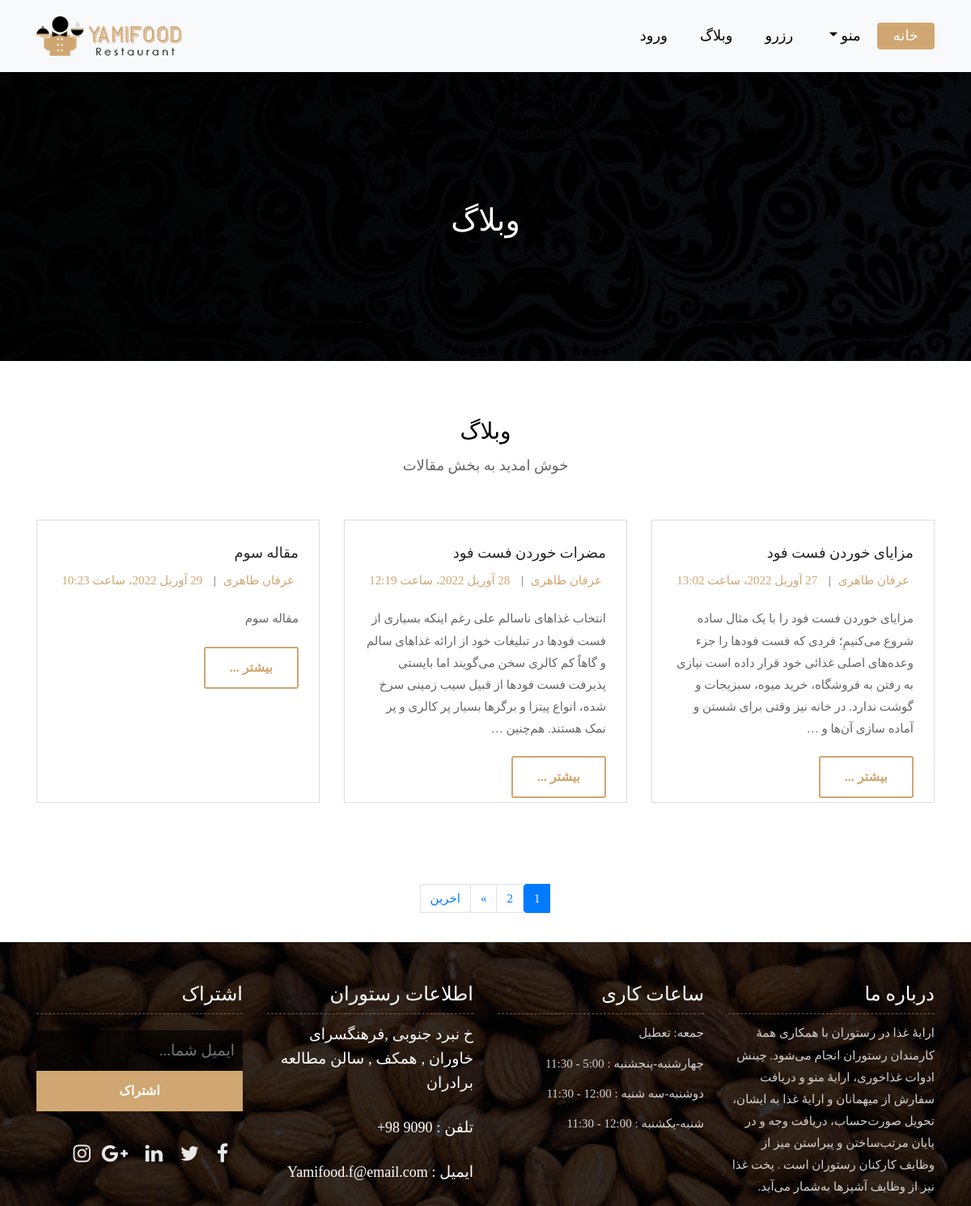
Screenshot of /blog/ with the database file from the repository.
### blog/models.py (models this page shows, shortened)
class Article(models.Model):
    title = models.CharField(max_length=200 , verbose_name='عنوان مقاله')
    slug = models.SlugField(verbose_name='ادرس مقاله' ,null=True)
    descirption = models.CharField(max_length=200 , verbose_name='توضیحات')
    content = models.TextField(verbose_name='متن')
    author = models.ForeignKey(User ,verbose_name='نویسنده', on_delete=models.CASCADE,null=True)
    image = models.ImageField(upload_to="blog/", verbose_name='عکس')
    created = models.DateTimeField(default=timezone.now, verbose_name='تاریخ ساخت')
    comments = GenericRelation(Comment)
    class Meta:
        verbose_name = 'مقاله'
        verbose_name_plural = 'مقالات'

### blog/views.py (the view)
# urls.py: path('',Home ,name='home'),
def Home(request):
    articles = Article.objects.all()
    paginator = Paginator(articles,3)
    page_number = request.GET.get('page')
    article_list = paginator.get_page(page_number)
    context = {
        "articles":article_list,
    }
    return render(request,'blog/home.html',context )

### myfoods/templatetags/base_tags.py (called while the page is built)
@register.inclusion_tag("myrest/partials/category_navbar.html")
def category_navbar():
    return {
        'Categories' : Category.objects.all()
    }

### templates/blog/home.html (shortened to what this page needs)
{% extends 'myrest/base.html' %}
{% load static %}
{% block content %}
<body>
	<div class="all-page-title page-breadcrumb">
		<div class="container text-center">
			<div class="row">
				<div class="col-lg-12">
					<h1>وبلاگ</h1>
				</div>
			</div>
		</div>
	</div>
	<div class="blog-box">
		<div class="container">
			<div class="row">
				<div class="col-lg-12">
					<div class="heading-title text-center">
						<h2>وبلاگ</h2>
						<p>خوش امدید به بخش مقالات</p>
					</div>
				</div>
			</div>
			<div class="row">
					{% for article in articles %}
                    <div class="col-lg-4 col-md-6 col-12">
                        <div class="blog-box-inner">
                            <div class="blog-img-box">
                            </div>
                            <div class="blog-detail">
                                <h4>{{article.title}}</h4>
                                <ul>
                                    <li><span>{{article.author.get_full_name}}</span></li>
                                    <li>|</li>
                                    <li><span>{{article.created}}</span></li>
                                </ul>
                                <p>{{article.description}}</p>
                                <p>{{article.content|truncatewords:46}}</p>
                                <a class="btn btn-lg btn-circle btn-outline-new-white" href="{% url 'blog:detail' article.slug %}">بیشتر ...</a>
                            </div>
                        </div>
                    </div>
					{% endfor %}
            </div>
		</div>
	</div>
	{% if articles.has_other_pages %}
	<div class="container mb-2">
    	<div class="row">
    		<div class="col d-flex justify-content-center">
				<nav aria-label="Page navigation example">
					<ul class="pagination">
					{% for page in articles.paginator.page_range %}
						{% if articles.number == page %}
						<li class="page-item active"><a class="page-link" href="?page={{page}}">{{page}}</a></li>
						{% else %}
						<li class="page-item"><a class="page-link" href="?page={{page}}">{{page}}</a></li>
						{% endif %}
					{% endfor %}
					  {% if articles.has_next %}
					  <li class="page-item">
						  <a class="page-link" href="?page={{articles.next_page_number}}" aria-label="Next">
							  <span aria-hidden="true">&raquo;</span>
							</a>
						</li>
						<li class="page-item"><a class="page-link" href="?page={{articles.paginator.num_pages}}">اخرین</a></li>
						{% endif %}
					</ul>
				  </nav>
			</div>
		</div>
	</div>
	{% endif %}
    <br>
</body>
</html>
{% endblock %}

### templates/myrest/base.html (shortened to what this page needs)
{% load static %}
<!DOCTYPE html>
<html lang="en">
<head>
    <link rel="stylesheet" href="{% static 'myrest/css/bootstrap.min.css' %}">
    <link rel="stylesheet" href="{% static 'myrest/css/style.css' %}">
    <link rel="stylesheet" href="{% static 'myrest/css/responsive.css' %}">
    <link rel="stylesheet" href="{% static 'myrest/css/custom.css' %}">
    <link rel="stylesheet" href="{% static 'myrest/css/rtl.css' %}">
</head>
{% include 'myrest/partials/header.html' %}
{% block content %}
{% endblock %}
{% include 'myrest/partials/footer.html' %}
</body>
</html>

### templates/myrest/partials/header.html (shortened to what this page needs)
{% load static %}
{% load base_tags %}
	<header class="top-navbar text-align-right myfont">
		<nav class="navbar navbar-expand-lg navbar-light bg-light">
			<div class="container">
				{% category_navbar %}
				<a class="navbar-brand" href="{% url 'foods:home' %}">
					<img class="logo" src="{% static 'myrest/images/logo.png' %}" alt="" />
				</a>
			</div>
		</nav>
	</header>

### templates/myrest/partials/category_navbar.html (shortened to what this page needs)
<div class="collapse navbar-collapse" id="navbars-rs-food">
    <ul class="navbar-nav ml-auto">
        <li class="nav-item active"><a class="nav-link" href="{% url 'foods:home' %}">خانه</a></li>
        <li class="nav-item dropdown">
            <a class="nav-link dropdown-toggle" href="#" id="dropdown-a" data-toggle="dropdown">منو </a>
        </li>
        <li class="nav-item"><a class="nav-link" href="{% url 'reserve:home' %}">رزرو</a></li>
        <li class="nav-item"><a class="nav-link" href="{% url 'blog:home' %}">وبلاگ</a></li>
        <li class="nav-item "><a class="nav-link" href="{% url 'account:login' %}">ورود</a></li>
    </ul>
</div>

### templates/myrest/partials/footer.html (shortened to what this page needs)
<footer class="footer-area bg-f myfont">
    <div class="container">
        <div class="row">
            <div class="col-lg-3 col-md-6">
                <h3>درباره ما</h3>
                <p>ارایهٔ غذا در رستوران با همکاری همهٔ کارمندان رستوران انجام می‌شود. چینش ادوات غذاخوری، ارایهٔ منو و دریافت سفارش از میهمانان و ارایهٔ غذا به ایشان، تحویل صورت‌حساب، دریافت وجه و در پایان مرتب‌ساختن و پیراستن میز از وظایف کارکنان رستوران است . پخت غذا نیز از وظایف آشپزها به‌شمار می‌آید. </p>
            </div>
            <div class="col-lg-3 col-md-6 myfont">
                <h3>ساعات کاری</h3>
                <p><span class="text-color">جمعه: </span>تعطیل</p>
                <p><span class="text-color">چهارشنبه-پنجشنبه :</span> 5:00 - 11:30</p>
                <p><span class="text-color">دوشنبه-سه شنبه :</span> 12:00 - 11:30</p>
                <p><span class="text-color">شنبه-یکشنبه :</span> 12:00 - 11:30</p>
            </div>
            <div class="col-lg-3 col-md-6 myfont">
                <h3>اطلاعات رستوران</h3>
                <p class="lead">خ نبرد جنوبی ,فرهنگسرای خاوران , همکف , سالن مطالعه برادران</p>
                <p class="lead"> تلفن : <a href="#"> 9090 98+</a></p>
                <p class="lead" >ایمیل :<a href="#"> Yamifood.f@email.com</a></p>
            </div>
            <div class="col-lg-3 col-md-6 myfont">
                <h3>اشتراک </h3>
                <div class="subscribe_form">
                    <form class="subscribe_form">
                        <input name="EMAIL" id="subs-email" class="form_input" placeholder="ایمیل شما..." type="email">
                        <button type="submit" class="submit">اشتراک</button>
                    </form>
                </div>
                <ul class="list-inline f-social myfont">
                    <li class="list-inline-item"><a href="#"><i class="fa fa-facebook" aria-hidden="true"></i></a></li>
                    <li class="list-inline-item"><a href="#"><i class="fa fa-twitter" aria-hidden="true"></i></a></li>
                    <li class="list-inline-item"><a href="#"><i class="fa fa-linkedin" aria-hidden="true"></i></a></li>
                    <li class="list-inline-item"><a href="#"><i class="fa fa-google-plus" aria-hidden="true"></i></a></li>
                    <li class="list-inline-item"><a href="#"><i class="fa fa-instagram" aria-hidden="true"></i></a></li>
                </ul>
            </div>
        </div>
    </div>
</footer>

### static/myrest/css/rtl.css (style rules this page uses)
.myfont { font-family: 'Sahel' !important; }
body { font-family: 'Sahel'; direction: rtl; text-align: right; font-family: 'Sahel'; }
.page-breadcrumb { padding: 250px 0 150px; background: url(../images/Mandala.jpg) no-repeat; background-position-x: 0%; background-position-y: 0%; background-attachment: scroll; background-size: auto; background-attachment: fixed; background-size: cover; background-position: 0 0; position: relative; }
.logo { width: 180px !important; }

### rows the page displays
Article: title "مزایای خوردن فست فود", author.get_full_name "عرفان طاهری", created "27 آوریل 2022، ساعت 13:02", content "مزایای خوردن فست فود را با یک مثال ساده شروع می‌‌کنیمِ؛ فردی که فست فودها را جزء وعده‌‌های اصلی غذائی خود قرار داده است نیازی به رفتن به فروشگاه، خرید میوه، سبزیجات و گوشت ندارد. در خانه‌‌ نیز وقتی برای شستن و آماده سازی آن‌‌ها و …"
Article: title "مضرات خوردن فست فود", author.get_full_name "عرفان طاهری", created "28 آوریل 2022، ساعت 12:19", content "انتخاب غذاهای ناسالم علی رغم اینکه بسیاری از فست فودها در تبلیغات خود از ارائه غذاهای سالم و گاهاً کم کالری سخن می‌‌گویند اما بایستی پذیرفت فست فودها از قبیل سیب زمینی سرخ شده، انواع پیتزا و برگر‌‌ها بسیار پر کالری و پر نمک هستند. هم‌‌چنین …"
Article: title "مقاله سوم", author.get_full_name "عرفان طاهری", created "29 آوریل 2022، ساعت 10:23", content "مقاله سوم"

### other values shown
{{ page }} "1"
{{ page }} "2"
